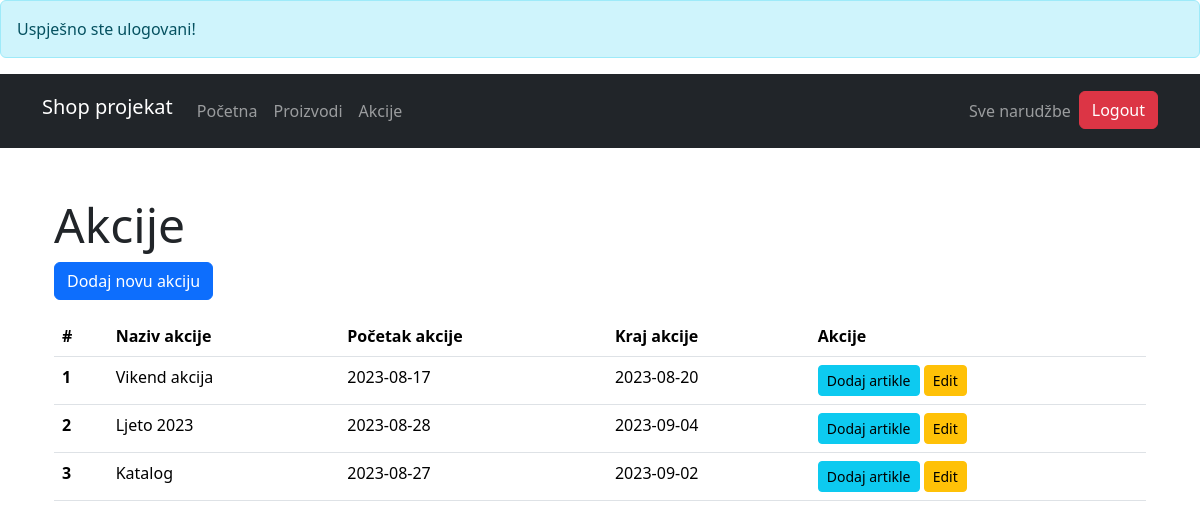
Screenshot of /admin/discounts.php (signed in) with the database file from the repository.
### tables this page shows
CREATE TABLE `discounts` (
  `discount_id` int(11) NOT NULL,
  `name` varchar(255) NOT NULL,
  `start_date` date NOT NULL,
  `end_date` date NOT NULL
);

### app/classes/Product.php (called while the page is built, shortened)
<?php
class Product{
    public function __construct(){
        global $conn;
        $this->conn = $conn;
    }
}

### app/classes/Discount.php (called while the page is built, shortened)
<?php
require_once 'Product.php';
class Discount extends Product
{
    public function get_all_discounts()
    {
        $sql = "SELECT * FROM discounts";
        $result = $this->conn->query($sql);
        if ($result) {
            return $result->fetch_all(MYSQLI_ASSOC);
        } else {
            return false;
        }
    }
}

### admin/discounts.php (the view, shortened to what this page needs)
<?php
require_once 'inc/header.php';
require_once('../app/classes/Discount.php');
$discount = new Discount();
$all_discounts = $discount->get_all_discounts();
?>
<div class="container mt-5">
    <h2 class="display-5">Akcije</h2>
    <a href="add_discount.php" class="btn btn-primary mb-3">Dodaj novu akciju</a>
    <?php if (count($all_discounts) > 0) : ?>
        <table class="table">
            <thead>
            <tr>
                <th scope="col">#</th>
                <th scope="col">Naziv akcije</th>
                <th scope="col">Početak akcije</th>
                <th scope="col">Kraj akcije</th>
                <th scope="col">Akcije</th>
            </tr>
            </thead>
            <tbody>
            <?php foreach ($all_discounts as $index => $discount) : ?>
                <tr>
                    <th scope="row"><?php echo $index + 1; ?></th>
                    <td><?php echo $discount['name']; ?></td>
                    <td><?php echo $discount['start_date']; ?></td>
                    <td><?php echo $discount['end_date']; ?></td>
                    <td>
                        <a href="add_products_discount.php?id=<?php echo $discount['discount_id']; ?>" class="btn btn-info btn-sm">Dodaj artikle</a>
                        <a href="edit_discount.php?id=<?php echo $discount['discount_id']; ?>" class="btn btn-warning btn-sm">Edit</a>
                    </td>
                </tr>
            <?php endforeach; ?>
            </tbody>
        </table>
    <?php else : ?>
        <p>No discounts available.</p>
    <?php endif; ?>
</div>
<?php require_once 'inc/footer.php'; ?>

### rows the page displays
discounts: name "Vikend akcija", start_date "2023-08-17", end_date "2023-08-20"
discounts: name "Ljeto 2023", start_date "2023-08-28", end_date "2023-09-04"
discounts: name "Katalog", start_date "2023-08-27", end_date "2023-09-02"

### other values shown
$_SESSION['servermsg'] "Uspješno ste ulogovani!"
